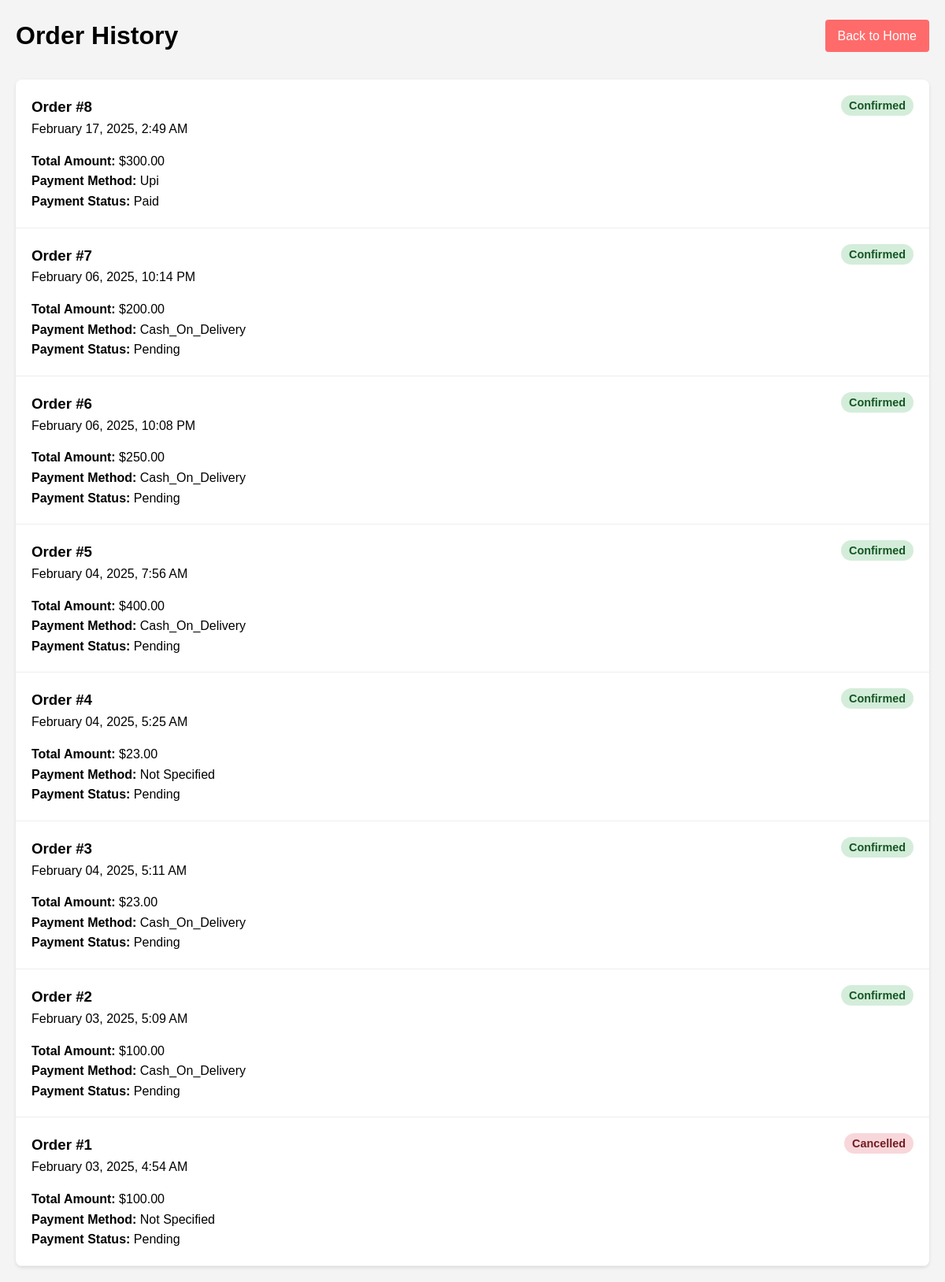
Page /customer_home/orders/ (signed in) on the committed database.
### Food_App/models.py (models this page shows, shortened)
class Order(models.Model):
    STATUS_CHOICES = (
        ('pending', 'Pending'),
        ('confirmed', 'Confirmed'),
        ('preparing', 'Preparing'),
        ('ready', 'Ready for Pickup'),
        ('completed', 'Completed'),
        ('cancelled', 'Cancelled')
    )
    PAYMENT_STATUS_CHOICES = (
        ('pending', 'Pending'),
        ('paid', 'Paid'),
        ('failed', 'Failed'),
    )
    PAYMENT_METHOD_CHOICES = (
        ('cash_on_delivery', 'Cash on Delivery'),
        ('card', 'Credit/Debit Card'),
        ('upi', 'UPI Payment'),
    )
    customer = models.ForeignKey('Registration', on_delete=models.CASCADE)  # Link to your Registration model
    items = models.ManyToManyField(FoodItem, through='OrderItem')
    total_amount = models.DecimalField(max_digits=10, decimal_places=2)
    status = models.CharField(max_length=20, choices=STATUS_CHOICES, default='pending')
    payment_status = models.CharField(max_length=20, choices=PAYMENT_STATUS_CHOICES, default='pending')
    payment_method = models.CharField(max_length=20, choices=PAYMENT_METHOD_CHOICES, null=True, blank=True)
    created_at = models.DateTimeField(auto_now_add=True)
    updated_at = models.DateTimeField(auto_now=True)

### Food_App/views.py (the view)
# urls.py: path('customer_home/orders/', views.order_history, name='order_history'),
def order_history(request):
    if not request.session.get('user_id'):
        messages.error(request, 'Please login first!')
        return redirect('login')
    user = get_object_or_404(Registration, id=request.session['user_id'])
    orders = Order.objects.filter(customer=user).order_by('-created_at')
    context = {
        'orders': orders,
        'user': user,
    }
    return render(request, 'Food_App/order_history.html', context)

### Food_App/templates/Food_App/order_history.html (shortened to what this page needs)
<!DOCTYPE html>
<html lang="en">
<head>
</head>
<body>
    <div class="container">
        <div class="header">
            <h1>Order History</h1>
            <a href="{% url 'customer_home' %}" class="back-btn">Back to Home</a>
        </div>
        <div class="orders-container">
            {% if orders %}
                {% for order in orders %}
                    <div class="order-card">
                        <div class="order-header">
                            <div>
                                <h3>Order #{{ order.id }}</h3>
                                <p>{{ order.created_at|date:"F d, Y, g:i A" }}</p>
                            </div>
                            <div>
                                <span class="status-badge status-{{ order.status|lower }}">
                                    {{ order.status|title }}
                                </span>
                            </div>
                        </div>
                        <div style="margin-top: 15px;">
                            <p><strong>Total Amount:</strong> ${{ order.total_amount }}</p>
                            <p><strong>Payment Method:</strong> {{ order.payment_method|default:"Not specified"|title }}</p>
                            <p><strong>Payment Status:</strong> {{ order.payment_status|title }}</p>
                        </div>
                    </div>
                {% endfor %}
            {% endif %}
        </div>
    </div>
</body>
</html>

### Food_App/templates/Food_App/order_history.html (style rules this page uses)
* { margin: 0; padding: 0; box-sizing: border-box; }
body { font-family: Arial, sans-serif; background: #f4f4f4; line-height: 1.6; }
.container { max-width: 1200px; margin: 0 auto; padding: 20px; }
.header { display: flex; justify-content: space-between; align-items: center; margin-bottom: 30px; }
.back-btn { padding: 8px 16px; background: #ff6b6b; color: white; text-decoration: none; border-radius: 4px; }
.orders-container { background: white; border-radius: 8px; box-shadow: 0 2px 4px rgba(0,0,0,0.1); overflow: hidden; }
.order-card { padding: 20px; border-bottom: 1px solid #eee; }
.order-header { display: flex; justify-content: space-between; margin-bottom: 15px; }
.status-badge { padding: 5px 10px; border-radius: 15px; font-size: 0.9em; font-weight: bold; }
.status-confirmed { background: #d4edda; color: #155724; }
.status-cancelled { background: #f8d7da; color: #721c24; }

### rows in the picture
Order: id "8", created_at "February 17, 2025, 2:49 AM", status "Confirmed", total_amount "300.00", payment_method "Upi", payment_status "Paid"
Order: id "7", created_at "February 06, 2025, 10:14 PM", status "Confirmed", total_amount "200.00", payment_method "Cash_On_Delivery", payment_status "Pending"
Order: id "6", created_at "February 06, 2025, 10:08 PM", status "Confirmed", total_amount "250.00", payment_method "Cash_On_Delivery", payment_status "Pending"
Order: id "5", created_at "February 04, 2025, 7:56 AM", status "Confirmed", total_amount "400.00", payment_method "Cash_On_Delivery", payment_status "Pending"
Order: id "4", created_at "February 04, 2025, 5:25 AM", status "Confirmed", total_amount "23.00", payment_method "Not Specified", payment_status "Pending"
Order: id "3", created_at "February 04, 2025, 5:11 AM", status "Confirmed", total_amount "23.00", payment_method "Cash_On_Delivery", payment_status "Pending"
Order: id "2", created_at "February 03, 2025, 5:09 AM", status "Confirmed", total_amount "100.00", payment_method "Cash_On_Delivery", payment_status "Pending"
Order: id "1", created_at "February 03, 2025, 4:54 AM", status "Cancelled", total_amount "100.00", payment_method "Not Specified", payment_status "Pending"
